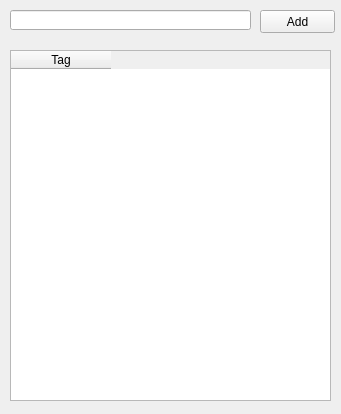
<?xml version="1.0" encoding="UTF-8"?>
<ui version="4.0">
 <class>TagForm</class>
 <widget class="QWidget" name="TagForm">
  <property name="geometry">
   <rect>
    <x>0</x>
    <y>0</y>
    <width>341</width>
    <height>414</height>
   </rect>
  </property>
  <property name="windowTitle">
   <string>Tags</string>
  </property>
  <widget class="QLineEdit" name="lineEdit">
   <property name="geometry">
    <rect>
     <x>10</x>
     <y>10</y>
     <width>241</width>
     <height>20</height>
    </rect>
   </property>
  </widget>
  <widget class="QTableWidget" name="tblTags">
   <property name="geometry">
    <rect>
     <x>10</x>
     <y>50</y>
     <width>321</width>
     <height>351</height>
    </rect>
   </property>
   <column>
    <property name="text">
     <string>Tag</string>
    </property>
   </column>
  </widget>
  <widget class="QPushButton" name="btnAdd">
   <property name="geometry">
    <rect>
     <x>260</x>
     <y>10</y>
     <width>75</width>
     <height>23</height>
    </rect>
   </property>
   <property name="text">
    <string>Add</string>
   </property>
  </widget>
 </widget>
 <resources/>
 <connections/>
</ui>
